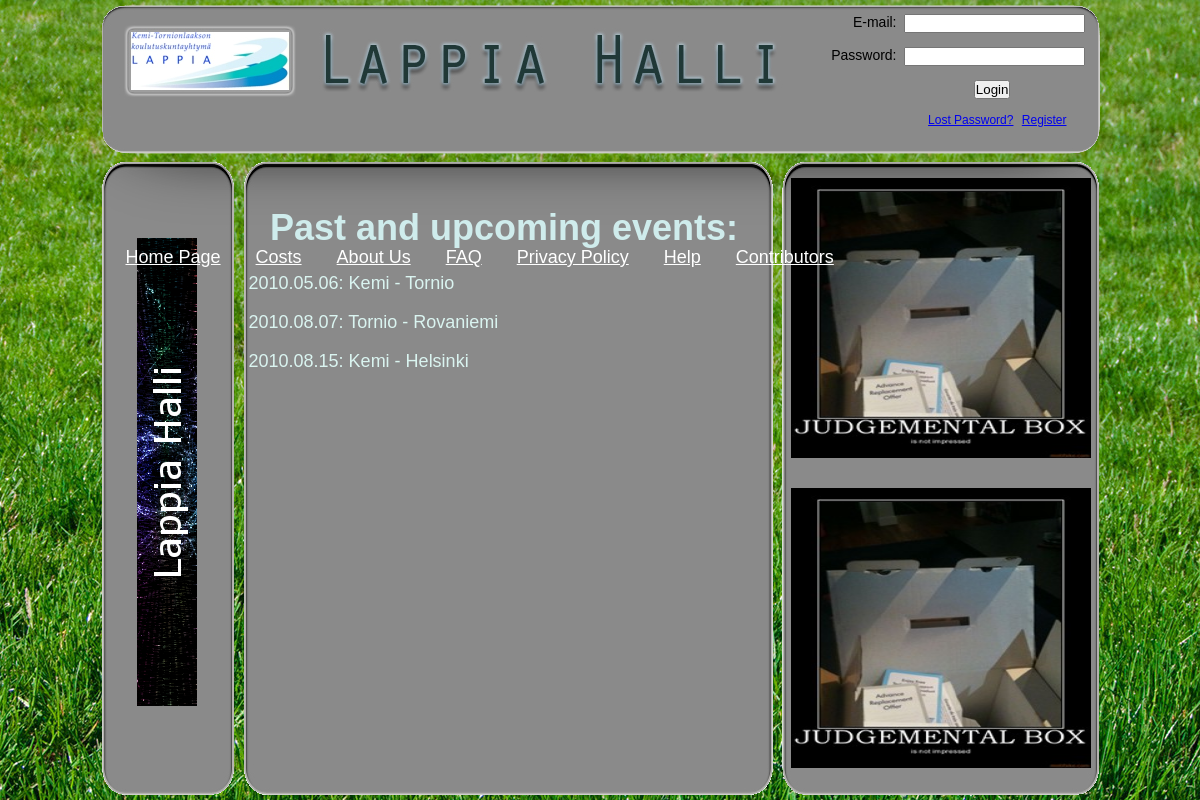
Screenshot of /html/more_events.php with the database file from the repository.
### tables this page shows
CREATE TABLE IF NOT EXISTS `UpcomingEvents` (
  `idUpcomingEvents` int(11) NOT NULL DEFAULT '0',
  `Title` varchar(25) NOT NULL,
  `Content` text NOT NULL,
  PRIMARY KEY (`idUpcomingEvents`)
);

### html/more_events.php (the view, shortened to what this page needs)
<html>
<head>
	<link rel="stylesheet" href="../css/css.css" type="text/css">
</head>
<body>
	<div id="strona">
		<div id="gora_pasek">
			<div id="container_top">
				<div id="login_bar">
					<form action="login.php" method="post">
						<p><label for="username">E-mail:</label> <input type="text" id="username" name="username"/></p>
						<p><label for="password">Password:</label> <input type="password" id="password" name="password" /></p>
						<p class="submit"><input type="submit" name="submit" value="Login" /></p>
					</form>
					<div id="pass_reg">
						<a href="lost_password.php">Lost Password?</a>
						<a href="register_second.php">Register</a>
					</div>
				</div>
			</div>
			<div id="bottom_menu">
				<a href="../index.php">Home Page</a>
				<a href="costs.php">Costs</a>
				<a href="aboutus.php">About Us</a>
				<a href="faq.php">FAQ</a>
				<a href="privacypolicy.php">Privacy Policy</a>
				<a href="help.php">Help</a>
				<a href="contributors.php">Contributors</a>
			</div>
		</div>
		<div id="lewy_pasek">
			<div id="ad">
				<img src="../images/lappia_baner.png" name="webcam" width="60" height="468">
			</div>
		</div>
		<div id="srodek_pasek">
				<div id="text_field_1">
					<div id="text_field_2" style="width: 511px; height: 603px; overflow: auto; border: 0px solid #666; background-color: trnsparent; padding: 0px 10px 0px 10px; margin: 25px 0px 25px 0px; text-align:left">
						<h1 style="text-align: center">Past and upcoming events:</h1>
							<?php
								$sql = "SELECT * FROM UpcomingEvents";
								$result = mysql_query($sql);
								while ($db_field = mysql_fetch_assoc($result)) {
									print "<p class='events'>".$db_field['Title'].": ".$db_field['Content']. "</p>";
								}
							?>
					</div>
				</div>
		</div>
		<div id="prawy_pasek">
			<div id="webcams">
				<div id="webcam1">
					<img src="../images/1265849610942_20.jpg" name="webcam" width="300" height="280">
				</div>
				<div id="webcam2">
					<img src="../images/1265849610942_20.jpg" name="webcam" width="300" height="280">
				</div>
			</div>
		</div>
	</div>
</body>
</html>

### css/css.css (style rules this page uses)
html,body,div,table,ul,li,form,input,label { margin:0px; padding:0px; }
body { font-family:"Trebuchet MS", Verdana, Arial, Sans-Serif; font-size:18px; background:White; text-align: center; min-width: 1200px; background-image:url(../images/bg.jpg); background-repeat:repeat; }
div#strona { position:relative; z-index:2; width:1009px; height:797px; margin-left: auto; margin-right: auto }
div#gora_pasek { width: 1009px; height: 158px; background-image:url(../images/lajalt22_04.png); }
div#lewy_pasek { float: left; width: 143px; height: 639px; background-image:url(../images/a_06.png); }
div#ad { padding: 80px 20px 80px 20px; }
div#srodek_pasek { float: left; width: 538px; height: 639px; background-image:url(../images/a_07.png); }
div#text_field_2 h1 { color: #CFECEC; }
div#text_field_2 p { color: #DAF4F0; }
div#prawy_pasek { float: left; width: 328px; height: 639px; background-image:url(../images/a_08.png); }
div#webcams { float: left; width: 328px; height: 639px; margin: 0px auto; }
div#webcam1 { width: 300px; height: 280px; padding: 10px; margin: 10px auto; }
div#webcam2 { width: 300px; height: 280px; padding: 10px; margin: 10px auto; }
div#container_top { position:relative; width:100%; }
div#login_bar { float:right; margin-right: 20px; width:auto; font-size:14px; }
div#login_bar label { width: 5em; float: left; text-align: right; margin-right: 0.5em; display: block }
div#login_bar .submit input { margin-left: 5.5em; }
div#bottom_menu { float:left; position: relative; top:120px; }
div#pass_reg { float:right; padding-right: 1.5em; width:auto; font-size:12px; font: }
div#pass_reg a { padding-left: 5px; }
div#bottom_menu a { padding-left: 30px; }
div#bottom_menu a:link { color:White }

### rows the page displays
upcomingevents: Title "2010.05.06", Content "Kemi - Tornio"
upcomingevents: Title "2010.08.07", Content "Tornio - Rovaniemi"
upcomingevents: Title "2010.08.15", Content "Kemi - Helsinki"
